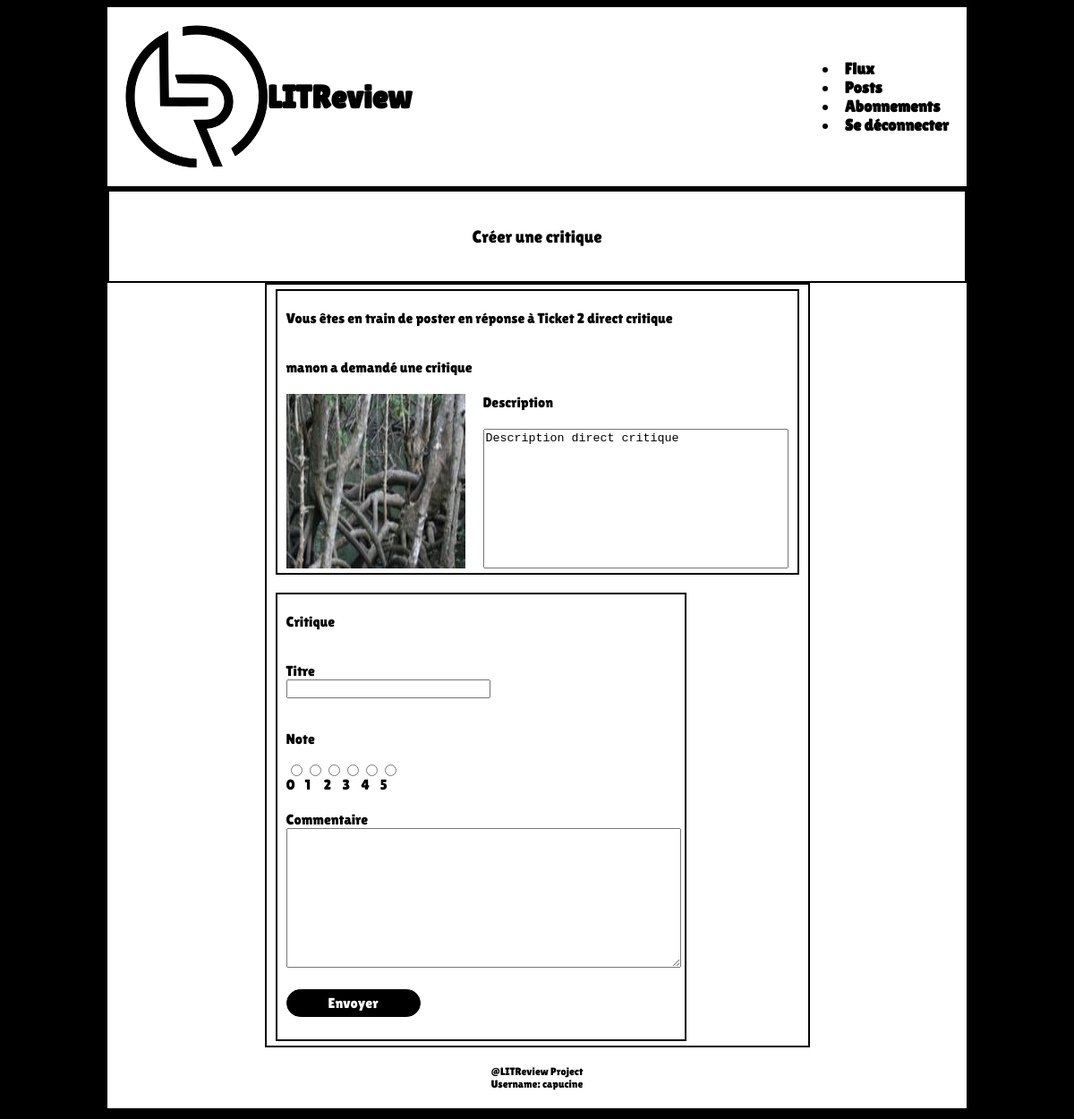
/create_review_ticket/82/ (signed in), run on the app's committed database.
### reviews/models.py (models this page shows, shortened)
class Ticket(models.Model):
    IMAGE_MAX_SIZE = (200, 200)
    title = models.CharField(max_length=128)
    description = models.TextField(max_length=2048, blank=True)
    user = models.ForeignKey(
        to=settings.AUTH_USER_MODEL, on_delete=models.CASCADE)
    time_created = models.DateTimeField(auto_now_add=True)
    def content_file_name(instance, filename):
        ext = filename.split('.')[-1]
        filename = '%s.%s' % (instance.id, ext)
        return os.path.join('static/img-ticket/', filename)
    image = models.ImageField(upload_to=content_file_name, null=True, blank=True)

### reviews/views.py (the view, shortened to what this page needs)
# urls.py: path('create_review_ticket/<int:ticket_id>/', reviews.views.create_review_ticket, name='create_review_ticket'),
def create_review_ticket(request, ticket_id):
    review_form = ReviewForm()
    ticket = Ticket.objects.get(id=ticket_id)
    context = {
        "review_form": review_form,
        "ticket": ticket,
    }
    return render(request, 'reviews/create_review_ticket.html', context=context)

### reviews/forms.py
class ReviewForm(forms.ModelForm):
    CHOICES = [(0, 0), (1, 1), (2, 2), (3, 3), (4, 4), (5, 5)]
    edit_review = forms.BooleanField(widget=forms.HiddenInput, initial=True)
    headline = forms.CharField(
        max_length=128,
        label='Titre',
        widget=forms.TextInput(attrs={'class': "xl-field"})
    )
    body = forms.CharField(
        max_length=2048,
        label='Commentaire',
        widget=forms.Textarea(attrs={'class': "xl-field"})
    )
    rating = forms.CharField(
        label='Note',
        widget=forms.RadioSelect(
            choices=CHOICES,
            attrs={'class': 'radio-block'}
            )
        )
    class Meta:
        model = models.Review
        fields = ['headline', 'rating', 'body']

### reviews/templates/reviews/create_review_ticket.html (shortened to what this page needs)
{% extends 'base.html' %}
{% load static %}
{% block content %}
<div class="center-title">
    <p>Créer une critique</p>
</div>
<div class="center-div">
    <div class="ticket-container">
        <div class="ticket-container">
            <div>
                <p>Vous êtes en train de poster en réponse à {{ ticket.title }}</p>
            </div>
            <div class="field-group">
                {{ ticket.user }}
                <label>a demandé une critique</label>
            </div>
            <div class="field-group-row">
                <img src="{% static '../' %}{{ ticket.image }}" alt="logo">
                <div class="field-group-column">
                    <label for="description">Description</label>
                    <textarea class="non-resizable" readonly id="description" name="description" rows="10" cols="40">{{ ticket.description }}</textarea>
                </div>
            </div>
        </div>
        <form method="post" enctype="multipart/form-data">
            <div class="ticket-container">
                <div>
                    <p>Critique</p>
                </div>
                <div class="field-group">
                    <label for="title">Titre</label>
                    {{ review_form.headline }}
                </div>
                <div>
                    <div>
                        <p>Note</p>
                    </div>
                    {{ review_form.rating }}
                </div>
                <div class="field-group">
                    <label for="comment">Commentaire</label>
                    {{ review_form.body }}
                </div>
                <div class="space-bottom">
                    <button class="action-button" type="submit">Envoyer</button>
                </div>
            </div>
        </form>
    </div>
</div>
{% endblock content %}

### reviews/templates/base.html (shortened to what this page needs)
{% load static %}
<!DOCTYPE html>
<html lang="fr">
<head>
    <link rel="stylesheet" href="{% static '/css/main.css' %}">
</head>
<body>
    <header class="navbar">
        <div class="navbar-left">
            <img src="{% static '/img/logo-sans-texte.png' %}" alt="logo">
            <h1 class="logo-title">LITReview</h1>
        </div>
        <div>
            <li><a href="{% url 'feed' %}" class="link">Flux</a></li>
            <li><a href="{% url 'posts' %}" class="link">Posts</a></li>
            <li><a href="{% url 'subscription' %}" class="link">Abonnements</a></li>
            {% if user.is_authenticated %}
                <li><a href="{% url 'logout' %}" class="link">Se déconnecter</a></li>
            {% endif %}
        </div>
    </header>
    <div class="base-content">
        {% block content %}{% endblock content %}
    </div>
    <footer>
        <div>
           @LITReview Project
        </div>
        Username: {{ user.username }}
    </footer>
</body>
</html>

### static/css/main.css (style rules this page uses)
body { background-color: black; max-width: 960px; margin-inline: auto; }
footer { background-color: white; border-bottom: solid 4px black; padding: 20px; font-family: 'lilita One', monospace; font-size: 1vw; display: flex; flex-direction: column; align-items: center; }
.navbar { background-color: white; border-bottom: solid 4px black; padding: 20px; font-family: 'lilita One', monospace; font-size: 1.5vw; display: flex; justify-content: space-between; align-items: center; }
.navbar-left { display: flex; align-items: center; margin-right: 10px; justify-content: space-between; }
.link { text-decoration: none; color: black; font-family: 'lilita One', monospace; font-weight: 900; }
.logo-title { font-family: 'lilita One', monospace; font-weight: 900; }
.center-title { background-color: white; border: solid 2px black; font-family: "lilita One", monospace; font-size: larger; display: flex; justify-content: center; align-items: center; padding: 20px; }
.field-group-column { display: flex; flex-direction: column; gap: 20px; }
.field-group-row { display: flex; flex-direction: row; gap: 20px; }
.space-bottom { margin-bottom: 20px; }
.action-button { background-color: black; text-decoration: none; text-align: center; width: 150px; color: white; font-size: 1em; border: solid 1px black; border-radius: 20px; font-family: "lilita One", monospace; padding: 5px 10px; }
.xl-field { width: 100%; }
.radio-block { display: flex; align-items: none; justify-content: space-around; flex-wrap: nowrap; list-style: none; }
.center-div { background-color: white; display: flex; flex-direction: column; justify-content: space-between; align-items: center; }
.ticket-container { background-color: white; border: solid 2px black; display: flex; flex-direction: column; justify-content: space-between; align-items: start; font-family: "lilita One", monospace; gap: 20px; padding: 5px 10px; }
.non-resizable { resize: none; }

### data on the page
Ticket: title "Ticket 2 direct critique", user "manon", image (picture), description "Description direct critique"

### other printed values
{{ user.username }} "capucine"
